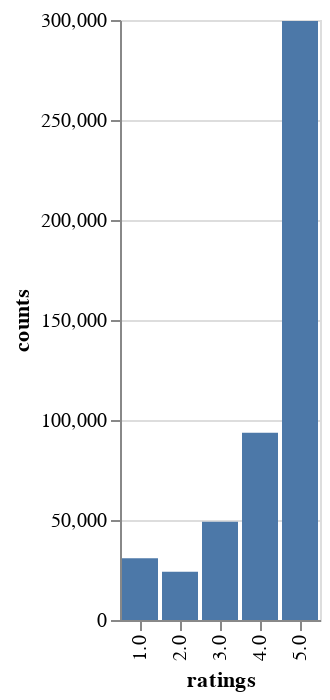

Write notebook code for a chart like this one.
### Code cell
from collections import Counter
import altair as alt
import pandas as pd

rating_counts = Counter(ratings)
data1 = pd.DataFrame(
    {
        "ratings": [str(e) for e in list(rating_counts.keys())],
        "counts": list(rating_counts.values()),
    }
)

chart1 = alt.Chart(data1).mark_bar().encode(x="ratings", y="counts")
#chart1.save("plots/00/rating_counts.html")
chart1

### Figure 1 — Vega-Lite specification as saved in the notebook (floating-point values rounded to 4 significant figures)
{"config": {"view": {"continuousWidth": 400, "continuousHeight": 300}}, "data": {"name": "data-f3fd7e6bfac2c943a291c24029151ba9"}, "mark": "bar", "encoding": {"x": {"type": "nominal", "field": "ratings"}, "y": {"type": "quantitative", "field": "counts"}}, "$schema": "https://vega.github.io/schema/vega-lite/v4.8.1.json", "datasets": {"data-f3fd7e6bfac2c943a291c24029151ba9": [{"ratings": "5.0", "counts": 299541}, {"ratings": "4.0", "counts": 93636}, {"ratings": "3.0", "counts": 49138}, {"ratings": "2.0", "counts": 24129}, {"ratings": "1.0", "counts": 30872}]}}
